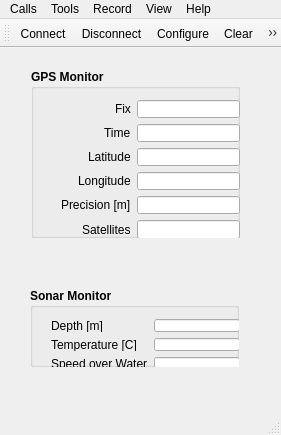
<?xml version="1.0" encoding="UTF-8"?>
<ui version="4.0">
 <class>MainWindow</class>
 <widget class="QMainWindow" name="MainWindow">
  <property name="geometry">
   <rect>
    <x>0</x>
    <y>0</y>
    <width>281</width>
    <height>435</height>
   </rect>
  </property>
  <property name="windowTitle">
   <string>GPS Logger</string>
  </property>
  <property name="windowIcon">
   <iconset resource="GPSLogger.qrc">
    <normaloff>:/images/gps.png</normaloff>:/images/gps.png</iconset>
  </property>
  <widget class="QWidget" name="centralWidget">
   <widget class="QWidget" name="verticalLayoutWidget">
    <property name="geometry">
     <rect>
      <x>20</x>
      <y>10</y>
      <width>231</width>
      <height>191</height>
     </rect>
    </property>
    <layout class="QVBoxLayout" name="vlGPS">
     <item>
      <widget class="QGroupBox" name="gpsBox">
       <property name="font">
        <font>
         <weight>75</weight>
         <bold>true</bold>
        </font>
       </property>
       <property name="title">
        <string>GPS Monitor</string>
       </property>
       <property name="flat">
        <bool>false</bool>
       </property>
       <widget class="QWidget" name="formLayoutWidget">
        <property name="geometry">
         <rect>
          <x>19</x>
          <y>20</y>
          <width>201</width>
          <height>161</height>
         </rect>
        </property>
        <layout class="QFormLayout" name="flGPS">
         <property name="labelAlignment">
          <set>Qt::AlignRight|Qt::AlignTrailing|Qt::AlignVCenter</set>
         </property>
         <property name="formAlignment">
          <set>Qt::AlignLeading|Qt::AlignLeft|Qt::AlignTop</set>
         </property>
         <property name="horizontalSpacing">
          <number>6</number>
         </property>
         <property name="verticalSpacing">
          <number>6</number>
         </property>
         <item row="3" column="1">
          <widget class="QLineEdit" name="gpsLat">
           <property name="readOnly">
            <bool>true</bool>
           </property>
          </widget>
         </item>
         <item row="4" column="1">
          <widget class="QLineEdit" name="gpsLong">
           <property name="readOnly">
            <bool>true</bool>
           </property>
          </widget>
         </item>
         <item row="5" column="1">
          <widget class="QLineEdit" name="gpsError">
           <property name="readOnly">
            <bool>true</bool>
           </property>
          </widget>
         </item>
         <item row="6" column="1">
          <widget class="QLineEdit" name="gpsSatellites">
           <property name="readOnly">
            <bool>true</bool>
           </property>
          </widget>
         </item>
         <item row="2" column="1">
          <widget class="QLineEdit" name="gpsTime">
           <property name="readOnly">
            <bool>true</bool>
           </property>
          </widget>
         </item>
         <item row="6" column="0">
          <widget class="QLabel" name="label_4">
           <property name="font">
            <font>
             <weight>50</weight>
             <bold>false</bold>
            </font>
           </property>
           <property name="text">
            <string>Satellites</string>
           </property>
          </widget>
         </item>
         <item row="5" column="0">
          <widget class="QLabel" name="label_5">
           <property name="font">
            <font>
             <weight>50</weight>
             <bold>false</bold>
            </font>
           </property>
           <property name="text">
            <string>Precision [m]</string>
           </property>
          </widget>
         </item>
         <item row="4" column="0">
          <widget class="QLabel" name="label_2">
           <property name="font">
            <font>
             <weight>50</weight>
             <bold>false</bold>
            </font>
           </property>
           <property name="text">
            <string>Longitude</string>
           </property>
          </widget>
         </item>
         <item row="3" column="0">
          <widget class="QLabel" name="label">
           <property name="font">
            <font>
             <weight>50</weight>
             <bold>false</bold>
            </font>
           </property>
           <property name="text">
            <string>Latitude</string>
           </property>
          </widget>
         </item>
         <item row="2" column="0">
          <widget class="QLabel" name="label_3">
           <property name="font">
            <font>
             <weight>50</weight>
             <bold>false</bold>
            </font>
           </property>
           <property name="text">
            <string>Time</string>
           </property>
          </widget>
         </item>
         <item row="1" column="0">
          <widget class="QLabel" name="label_9">
           <property name="font">
            <font>
             <weight>50</weight>
             <bold>false</bold>
            </font>
           </property>
           <property name="text">
            <string>Fix</string>
           </property>
          </widget>
         </item>
         <item row="1" column="1">
          <widget class="QLineEdit" name="gpsFix">
           <property name="readOnly">
            <bool>true</bool>
           </property>
          </widget>
         </item>
        </layout>
       </widget>
      </widget>
     </item>
    </layout>
   </widget>
   <widget class="QWidget" name="verticalLayoutWidget_2">
    <property name="geometry">
     <rect>
      <x>19</x>
      <y>229</y>
      <width>231</width>
      <height>101</height>
     </rect>
    </property>
    <layout class="QVBoxLayout" name="vlSonar">
     <item>
      <widget class="QGroupBox" name="sonarBox">
       <property name="font">
        <font>
         <weight>75</weight>
         <bold>true</bold>
        </font>
       </property>
       <property name="title">
        <string>Sonar Monitor</string>
       </property>
       <widget class="QWidget" name="formLayoutWidget_2">
        <property name="geometry">
         <rect>
          <x>10</x>
          <y>20</y>
          <width>211</width>
          <height>74</height>
         </rect>
        </property>
        <layout class="QFormLayout" name="flSonar">
         <item row="0" column="0">
          <widget class="QLabel" name="label_6">
           <property name="font">
            <font>
             <weight>50</weight>
             <bold>false</bold>
            </font>
           </property>
           <property name="text">
            <string>Depth [m]</string>
           </property>
          </widget>
         </item>
         <item row="1" column="0">
          <widget class="QLabel" name="label_7">
           <property name="font">
            <font>
             <weight>50</weight>
             <bold>false</bold>
            </font>
           </property>
           <property name="text">
            <string>Temperature [C]</string>
           </property>
          </widget>
         </item>
         <item row="2" column="0">
          <widget class="QLabel" name="label_8">
           <property name="font">
            <font>
             <weight>50</weight>
             <bold>false</bold>
            </font>
           </property>
           <property name="text">
            <string>Speed over Water</string>
           </property>
          </widget>
         </item>
         <item row="0" column="1">
          <widget class="QLineEdit" name="sonarDepth">
           <property name="readOnly">
            <bool>true</bool>
           </property>
          </widget>
         </item>
         <item row="1" column="1">
          <widget class="QLineEdit" name="sonarTemp">
           <property name="readOnly">
            <bool>true</bool>
           </property>
          </widget>
         </item>
         <item row="2" column="1">
          <widget class="QLineEdit" name="sonarSpeed">
           <property name="readOnly">
            <bool>true</bool>
           </property>
          </widget>
         </item>
        </layout>
       </widget>
      </widget>
     </item>
    </layout>
   </widget>
  </widget>
  <widget class="QMenuBar" name="menuBar">
   <property name="geometry">
    <rect>
     <x>0</x>
     <y>0</y>
     <width>281</width>
     <height>21</height>
    </rect>
   </property>
   <widget class="QMenu" name="menuCalls">
    <property name="title">
     <string>Calls</string>
    </property>
    <addaction name="actionConnect"/>
    <addaction name="actionDisconnect"/>
    <addaction name="separator"/>
    <addaction name="actionQuit"/>
   </widget>
   <widget class="QMenu" name="menuTools">
    <property name="title">
     <string>Tools</string>
    </property>
    <addaction name="actionConfigure"/>
    <addaction name="actionClear"/>
   </widget>
   <widget class="QMenu" name="menuHelp">
    <property name="layoutDirection">
     <enum>Qt::RightToLeft</enum>
    </property>
    <property name="title">
     <string>Help</string>
    </property>
    <property name="separatorsCollapsible">
     <bool>false</bool>
    </property>
    <addaction name="actionAbout"/>
    <addaction name="actionAboutQt"/>
   </widget>
   <widget class="QMenu" name="menuRecord">
    <property name="title">
     <string>Record</string>
    </property>
    <addaction name="actionStart"/>
    <addaction name="actionPause"/>
    <addaction name="actionStop"/>
   </widget>
   <widget class="QMenu" name="menuView">
    <property name="title">
     <string>View</string>
    </property>
    <addaction name="actionSerialOutput"/>
   </widget>
   <addaction name="menuCalls"/>
   <addaction name="menuTools"/>
   <addaction name="menuRecord"/>
   <addaction name="menuView"/>
   <addaction name="menuHelp"/>
  </widget>
  <widget class="QToolBar" name="mainToolBar">
   <attribute name="toolBarArea">
    <enum>TopToolBarArea</enum>
   </attribute>
   <attribute name="toolBarBreak">
    <bool>false</bool>
   </attribute>
   <addaction name="actionConnect"/>
   <addaction name="actionDisconnect"/>
   <addaction name="actionConfigure"/>
   <addaction name="actionClear"/>
   <addaction name="separator"/>
   <addaction name="actionStart"/>
   <addaction name="actionPause"/>
   <addaction name="actionStop"/>
   <addaction name="separator"/>
  </widget>
  <widget class="QStatusBar" name="statusBar"/>
  <action name="actionAbout">
   <property name="text">
    <string>&amp;About</string>
   </property>
   <property name="toolTip">
    <string>About program</string>
   </property>
   <property name="shortcut">
    <string>Alt+A</string>
   </property>
  </action>
  <action name="actionAboutQt">
   <property name="text">
    <string>About Qt</string>
   </property>
  </action>
  <action name="actionConnect">
   <property name="icon">
    <iconset resource="GPSLogger.qrc">
     <normaloff>:/images/connect.png</normaloff>:/images/connect.png</iconset>
   </property>
   <property name="text">
    <string>C&amp;onnect</string>
   </property>
   <property name="toolTip">
    <string>Connect to serial port</string>
   </property>
   <property name="shortcut">
    <string>Ctrl+O</string>
   </property>
  </action>
  <action name="actionDisconnect">
   <property name="icon">
    <iconset resource="GPSLogger.qrc">
     <normaloff>:/images/disconnect.png</normaloff>:/images/disconnect.png</iconset>
   </property>
   <property name="text">
    <string>&amp;Disconnect</string>
   </property>
   <property name="toolTip">
    <string>Disconnect from serial port</string>
   </property>
   <property name="shortcut">
    <string>Ctrl+D</string>
   </property>
  </action>
  <action name="actionConfigure">
   <property name="icon">
    <iconset resource="GPSLogger.qrc">
     <normaloff>:/images/settings.png</normaloff>:/images/settings.png</iconset>
   </property>
   <property name="text">
    <string>&amp;Configure</string>
   </property>
   <property name="toolTip">
    <string>Configure serial port</string>
   </property>
   <property name="shortcut">
    <string>Alt+C</string>
   </property>
  </action>
  <action name="actionClear">
   <property name="icon">
    <iconset resource="GPSLogger.qrc">
     <normaloff>:/images/clear.png</normaloff>:/images/clear.png</iconset>
   </property>
   <property name="text">
    <string>C&amp;lear</string>
   </property>
   <property name="toolTip">
    <string>Clear data</string>
   </property>
   <property name="shortcut">
    <string>Alt+L</string>
   </property>
  </action>
  <action name="actionQuit">
   <property name="icon">
    <iconset resource="GPSLogger.qrc">
     <normaloff>:/images/application-exit.png</normaloff>:/images/application-exit.png</iconset>
   </property>
   <property name="text">
    <string>&amp;Quit</string>
   </property>
   <property name="shortcut">
    <string>Ctrl+Q</string>
   </property>
  </action>
  <action name="actionStart">
   <property name="icon">
    <iconset resource="GPSLogger.qrc">
     <normaloff>:/images/record.png</normaloff>:/images/record.png</iconset>
   </property>
   <property name="text">
    <string>start</string>
   </property>
   <property name="toolTip">
    <string>Start data recording.</string>
   </property>
  </action>
  <action name="actionPause">
   <property name="icon">
    <iconset resource="GPSLogger.qrc">
     <normaloff>:/images/pause.png</normaloff>:/images/pause.png</iconset>
   </property>
   <property name="text">
    <string>pause</string>
   </property>
   <property name="toolTip">
    <string>Pause data recording.</string>
   </property>
  </action>
  <action name="actionStop">
   <property name="icon">
    <iconset resource="GPSLogger.qrc">
     <normaloff>:/images/stop.png</normaloff>:/images/stop.png</iconset>
   </property>
   <property name="text">
    <string>stop</string>
   </property>
   <property name="toolTip">
    <string>Stop data recording and save.</string>
   </property>
  </action>
  <action name="actionSerialOutput">
   <property name="icon">
    <iconset resource="GPSLogger.qrc">
     <normaloff>:/images/connect.png</normaloff>:/images/connect.png</iconset>
   </property>
   <property name="text">
    <string>Serial Output</string>
   </property>
   <property name="toolTip">
    <string>Show serial output window</string>
   </property>
  </action>
 </widget>
 <layoutdefault spacing="6" margin="11"/>
 <resources>
  <include location="GPSLogger.qrc"/>
 </resources>
 <connections/>
</ui>
